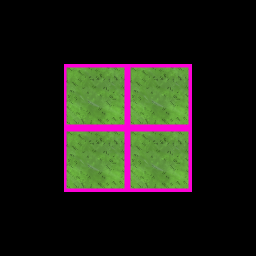

A level layout from a 2D game, rendered from its tile map. Below: a short description, then the map file with tile-grid data replaced by summaries:
An orthogonal 4x4 tile map with 64x64 px tiles, 1 tile layer (BG_TILES) and 7 objects (4x log_chunk, sitting_log, lootcontainer_garbage, lootcontainer_junkpile).

<map version="1.0" orientation="orthogonal" width="4" height="4" tilewidth="64" tileheight="64">
 <tileset firstgid="1" source="dont_starve/ground.tsx" />
 <layer name="BG_TILES" width="4" height="4">
  <data>[16 cells, 4 non-empty, 1 distinct tile ids]</data>
 </layer>
 <objectgroup name="FG_OBJECTS" width="4" height="4">
  <object type="log_chunk" x="88" y="105" />
  <object type="sitting_log" x="133" y="97" />
  <object type="lootcontainer_garbage" x="126" y="144" />
  <object type="lootcontainer_junkpile" x="164" y="152" />
  <object type="log_chunk" x="74" y="125" />
  <object type="log_chunk" x="94" y="126" />
  <object type="log_chunk" x="109" y="85" />
 </objectgroup>
</map>
